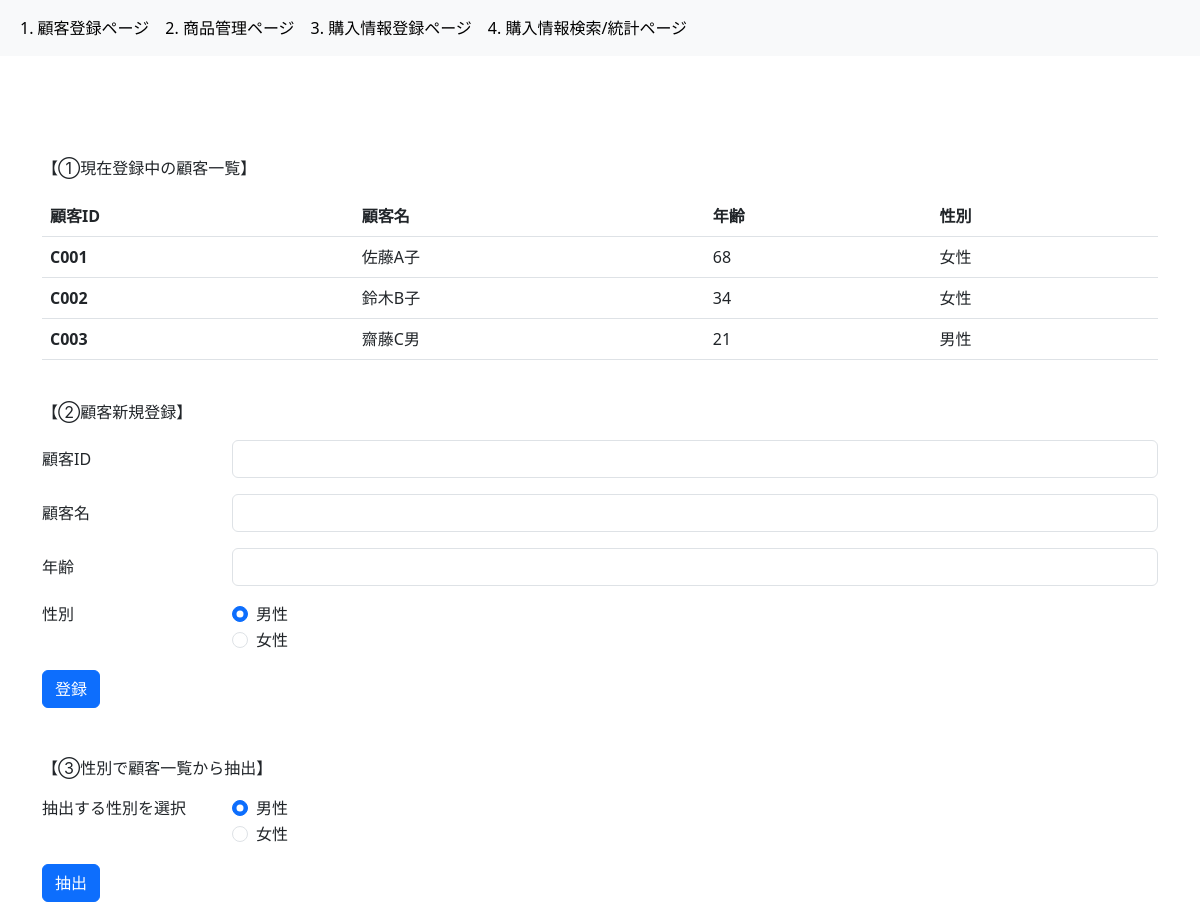
The page / on the database its author committed.
### models.py (models this page shows, shortened)
class Customer(db.Model):
    __tablename__ = "customers"
    customer_id = db.Column(db.String, primary_key=True)
    customer_name = db.Column(db.String, nullable=False)
    age = db.Column(db.Integer)
    gender = db.Column(db.String)
    purchases = db.relationship(
        "Purchase", backref="customers", cascade="delete")

### app2.py (the view)
@app.route("/")
def index():
    customers = Customer.query.all()
    return render_template("1_index.html", customers=customers)

### templates/1_index.html
{% extends "base.html" %} {% block content %}
<p>【①現在登録中の顧客一覧】</p>
<table class="table">
  <thead>
    <tr>
      <th scope="col">顧客ID</th>
      <th scope="col">顧客名</th>
      <th scope="col">年齢</th>
      <th scope="col">性別</th>
    </tr>
  </thead>
  <tbody>
    {% for customer in customers %}
    <tr>
      <th scope="row">{{ customer.customer_id }}</th>
      <td>{{ customer.customer_name }}</td>
      <td>{{ customer.age }}</td>
      <td>{{ customer.gender }}</td>
    </tr>
    {% endfor %}
  </tbody>
</table>
<br />
<p>【②顧客新規登録】</p>
<form action="/add_customer" method="post">
  <div class="row mb-3">
    <label for="input-customer-id" class="col-sm-2 col-form-label"
      >顧客ID</label
    >
    <div class="col-sm-10">
      <input
        type="text"
        class="form-control"
        id="input-customer-id"
        name="input-customer-id"
      />
    </div>
  </div>
  <div class="row mb-3">
    <label for="input-customer-name" class="col-sm-2 col-form-label"
      >顧客名</label
    >
    <div class="col-sm-10">
      <input
        type="text"
        class="form-control"
        id="input-customer-name"
        name="input-customer-name"
      />
    </div>
  </div>
  <div class="row mb-3">
    <label for="input-age" class="col-sm-2 col-form-label">年齢</label>
    <div class="col-sm-10">
      <input
        type="number"
        class="form-control"
        id="input-age"
        name="input-age"
      />
    </div>
  </div>
  <fieldset class="row mb-3">
    <legend class="col-form-label col-sm-2 pt-0">性別</legend>
    <div class="col-sm-10">
      <div class="form-check">
        <input
          class="form-check-input"
          type="radio"
          name="input-gender"
          id="gender-male"
          value="男性"
          checked
        />
        <label class="form-check-label" for="gender-male"> 男性 </label>
      </div>
      <div class="form-check">
        <input
          class="form-check-input"
          type="radio"
          name="input-gender"
          id="gender-female"
          value="女性"
        />
        <label class="form-check-label" for="gender-female"> 女性 </label>
      </div>
    </div>
  </fieldset>
  <button type="submit" class="btn btn-primary">登録</button>
</form>
<br />
<br />
<p>【③性別で顧客一覧から抽出】</p>
<form action="/select_gender" method="post">
  <fieldset class="row mb-3">
    <legend class="col-form-label col-sm-2 pt-0">抽出する性別を選択</legend>
    <div class="col-sm-10">
      <div class="form-check">
        <input
          class="form-check-input"
          type="radio"
          name="input-gender2"
          id="gender-male2"
          value="男性"
          checked
        />
        <label class="form-check-label" for="gender-male2"> 男性 </label>
      </div>
      <div class="form-check">
        <input
          class="form-check-input"
          type="radio"
          name="input-gender2"
          id="gender-female2"
          value="女性"
        />
        <label class="form-check-label" for="gender-female2"> 女性 </label>
      </div>
    </div>
  </fieldset>
  <button type="submit" class="btn btn-primary">抽出</button>
</form>
{% endblock content %}

### rows shown on the page
Customer: customer_id "C001", customer_name "佐藤A子", age "68", gender "女性"
Customer: customer_id "C002", customer_name "鈴木B子", age "34", gender "女性"
Customer: customer_id "C003", customer_name "齋藤C男", age "21", gender "男性"
